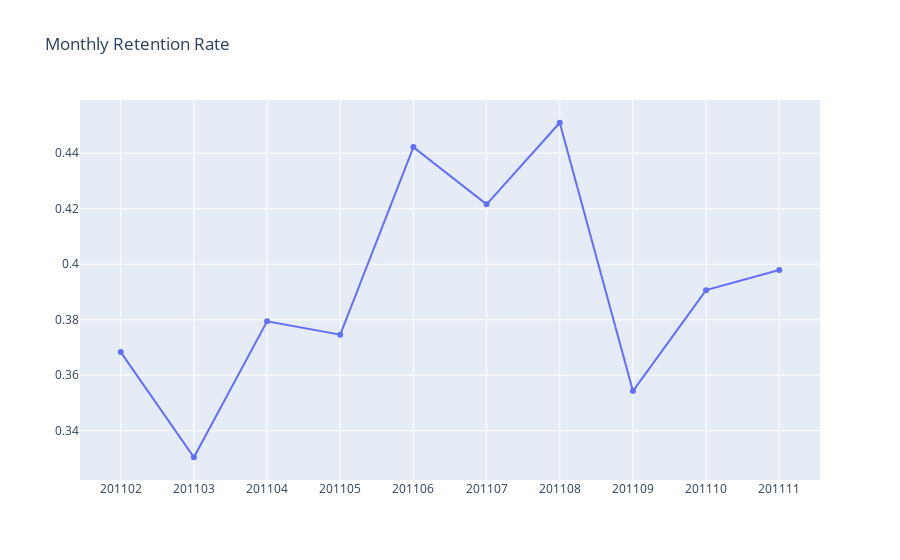

Notebook code cell kept with this figure:
### Code cell
plot_data = [
    go.Scatter(
        x=df_retention.query("InvoiceYearMonth<201112")['InvoiceYearMonth'],
        y=df_retention.query("InvoiceYearMonth<201112")['RetentionRate'],
        name="organic"
    )
    
]

plot_layout = go.Layout(
        xaxis={"type": "category"},
        title='Monthly Retention Rate'
    )
fig = go.Figure(data=plot_data, layout=plot_layout)
pyoff.iplot(fig)

### Figure 1 — Plotly figure (JSON) as saved in the notebook; plotly's stock layout.template omitted (floating-point values rounded to 4 significant figures)
{"data": [{"name": "organic", "type": "scatter", "x": [201102, 201103, 201104, 201105, 201106, 201107, 201108, 201109, 201110, 201111], "y": [0.3683, 0.3304, 0.3794, 0.3746, 0.4422, 0.4216, 0.451, 0.3543, 0.3907, 0.3979]}], "layout": {"title": {"text": "Monthly Retention Rate"}, "xaxis": {"type": "category"}}}
